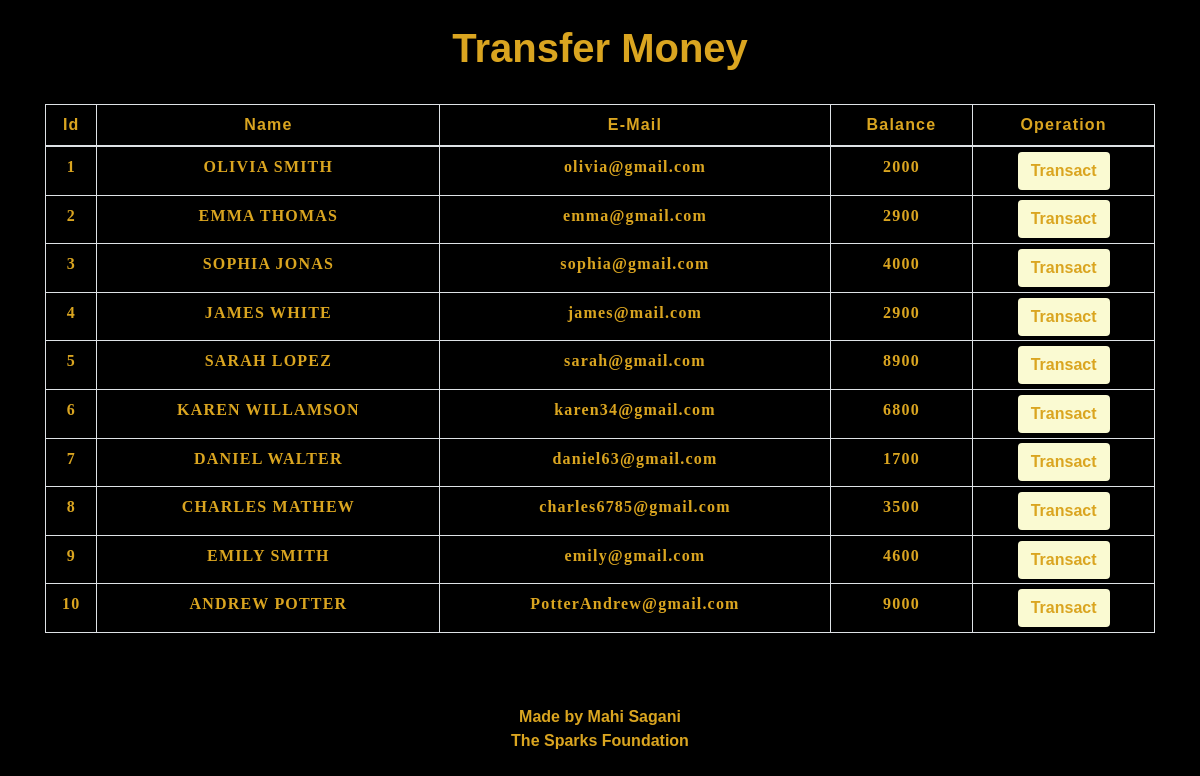
The app's page /transfermoney.php with its own data.
### tables this page shows
CREATE TABLE `users` (
  `id` int(11) NOT NULL,
  `name` varchar(100) NOT NULL,
  `email` varchar(100) NOT NULL,
  `balance` int(100) NOT NULL
);

### transfermoney.php (the view, shortened to what this page needs)
<!DOCTYPE html>
<html lang="en">
<head>
    <link rel="stylesheet" href="https://maxcdn.bootstrapcdn.com/bootstrap/4.0.0/css/bootstrap.min.css">
    <link rel="stylesheet" type="text/css" href="css/table.css">
    <link rel="stylesheet" type="text/css" href="css/navbar.css">
</head>
<body style="background-color :black;">
<?php
    include 'config.php';
    $sql = "SELECT * FROM users";
    $result = mysqli_query($conn,$sql);
?>
<div class="container">
        <h2 class="text-center pt-4" style="color : goldenrod;"><b>Transfer Money<b></h2>
        <br>
            <div class="row">
                <div class="col">
                    <div class="table-responsive-sm">
                    <table class="table table-hover table-sm table-striped table-condensed table-bordered" style="border-color:#fafad2;">
                        <thead style="color : goldenrod;">
                            <tr>
                            <th scope="col" class="text-center py-2">Id</th>
                            <th scope="col" class="text-center py-2">Name</th>
                            <th scope="col" class="text-center py-2">E-Mail</th>
                            <th scope="col" class="text-center py-2">Balance</th>
                            <th scope="col" class="text-center py-2">Operation</th>
                            </tr>
                        </thead>
                        <tbody>
                <?php
                    while($rows=mysqli_fetch_assoc($result)){
                ?>
                    <tr style="color : goldenrod;">
                        <td class="py-2"><?php echo $rows['id'] ?></td>
                        <td class="py-2"><?php echo $rows['name']?></td>
                        <td class="py-2"><?php echo $rows['email']?></td>
                        <td class="py-2"><?php echo $rows['balance']?></td>
                        <td><a href="selecteduserdetail.php?id= <?php echo $rows['id'] ;?>"> <button type="button" class="btn" style="background-color : #fafad2; color:goldenrod;"><b>Transact</b></button></a></td>
                    </tr>
                <?php
                    }
                ?>
                        </tbody>
                    </table>
                    </div>
                </div>
            </div>
         </div>
         <footer class="text-center mt-5 py-2" style="color: goldenrod;">
            <p>Made by <b>Mahi Sagani</b> <br>The Sparks Foundation </p>
        </footer>
</body>
</html>

### table.css (style rules this page uses)
* { padding: 0; margin: 0; box-sizing: border-box; font-family: sans-serif; }
h2 { font-size: 40px; }
table { letter-spacing: 1.2px; }
td { text-align: center; font-family: cursive; }
button { border:none; background-color: #fafad2;; transition: 1s; }

### navbar.css (style rules this page uses)
body { margin: 0px; background-color:black; }

### transfermoney.php (style rules this page uses)
button { transition: 1.5s; }

### records on screen
users: id "1", name "OLIVIA SMITH", email "olivia@gmail.com", balance "2000"
users: id "2", name "EMMA THOMAS", email "emma@gmail.com", balance "2900"
users: id "3", name "SOPHIA JONAS", email "sophia@gmail.com", balance "4000"
users: id "4", name "JAMES WHITE", email "james@mail.com", balance "2900"
users: id "5", name "SARAH LOPEZ", email "sarah@gmail.com", balance "8900"
users: id "6", name "KAREN WILLAMSON", email "karen34@gmail.com", balance "6800"
users: id "7", name "DANIEL WALTER", email "daniel63@gmail.com", balance "1700"
users: id "8", name "CHARLES MATHEW", email "charles6785@gmail.com", balance "3500"
users: id "9", name "EMILY SMITH", email "emily@gmail.com", balance "4600"
users: id "10", name "ANDREW POTTER", email "PotterAndrew@gmail.com", balance "9000"
